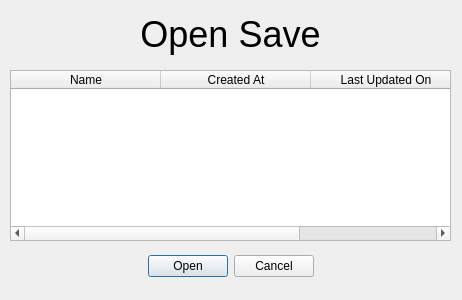
<?xml version="1.0" encoding="UTF-8"?>
<ui version="4.0">
 <class>Dialog</class>
 <widget class="QDialog" name="Dialog">
  <property name="geometry">
   <rect>
    <x>0</x>
    <y>0</y>
    <width>462</width>
    <height>300</height>
   </rect>
  </property>
  <property name="windowTitle">
   <string>Dialog</string>
  </property>
  <widget class="QDialogButtonBox" name="_openButton">
   <property name="geometry">
    <rect>
     <x>10</x>
     <y>251</y>
     <width>441</width>
     <height>31</height>
    </rect>
   </property>
   <property name="orientation">
    <enum>Qt::Horizontal</enum>
   </property>
   <property name="standardButtons">
    <set>QDialogButtonBox::Cancel|QDialogButtonBox::Open</set>
   </property>
   <property name="centerButtons">
    <bool>true</bool>
   </property>
  </widget>
  <widget class="QTableWidget" name="_table">
   <property name="geometry">
    <rect>
     <x>10</x>
     <y>70</y>
     <width>441</width>
     <height>171</height>
    </rect>
   </property>
   <property name="editTriggers">
    <set>QAbstractItemView::NoEditTriggers</set>
   </property>
   <property name="showGrid">
    <bool>true</bool>
   </property>
   <property name="sortingEnabled">
    <bool>false</bool>
   </property>
   <attribute name="horizontalHeaderVisible">
    <bool>true</bool>
   </attribute>
   <attribute name="horizontalHeaderCascadingSectionResizes">
    <bool>false</bool>
   </attribute>
   <attribute name="horizontalHeaderDefaultSectionSize">
    <number>150</number>
   </attribute>
   <attribute name="horizontalHeaderShowSortIndicator" stdset="0">
    <bool>true</bool>
   </attribute>
   <attribute name="horizontalHeaderStretchLastSection">
    <bool>true</bool>
   </attribute>
   <attribute name="verticalHeaderVisible">
    <bool>false</bool>
   </attribute>
   <attribute name="verticalHeaderDefaultSectionSize">
    <number>30</number>
   </attribute>
   <column>
    <property name="text">
     <string>Name</string>
    </property>
   </column>
   <column>
    <property name="text">
     <string>Created At</string>
    </property>
   </column>
   <column>
    <property name="text">
     <string>Last Updated On</string>
    </property>
   </column>
  </widget>
  <widget class="QLabel" name="label">
   <property name="geometry">
    <rect>
     <x>10</x>
     <y>9</y>
     <width>441</width>
     <height>51</height>
    </rect>
   </property>
   <property name="font">
    <font>
     <pointsize>27</pointsize>
    </font>
   </property>
   <property name="text">
    <string>Open Save</string>
   </property>
   <property name="alignment">
    <set>Qt::AlignCenter</set>
   </property>
  </widget>
 </widget>
 <resources/>
 <connections>
  <connection>
   <sender>_openButton</sender>
   <signal>accepted()</signal>
   <receiver>Dialog</receiver>
   <slot>accept()</slot>
   <hints>
    <hint type="sourcelabel">
     <x>248</x>
     <y>254</y>
    </hint>
    <hint type="destinationlabel">
     <x>157</x>
     <y>274</y>
    </hint>
   </hints>
  </connection>
  <connection>
   <sender>_openButton</sender>
   <signal>rejected()</signal>
   <receiver>Dialog</receiver>
   <slot>reject()</slot>
   <hints>
    <hint type="sourcelabel">
     <x>316</x>
     <y>260</y>
    </hint>
    <hint type="destinationlabel">
     <x>286</x>
     <y>274</y>
    </hint>
   </hints>
  </connection>
 </connections>
</ui>
